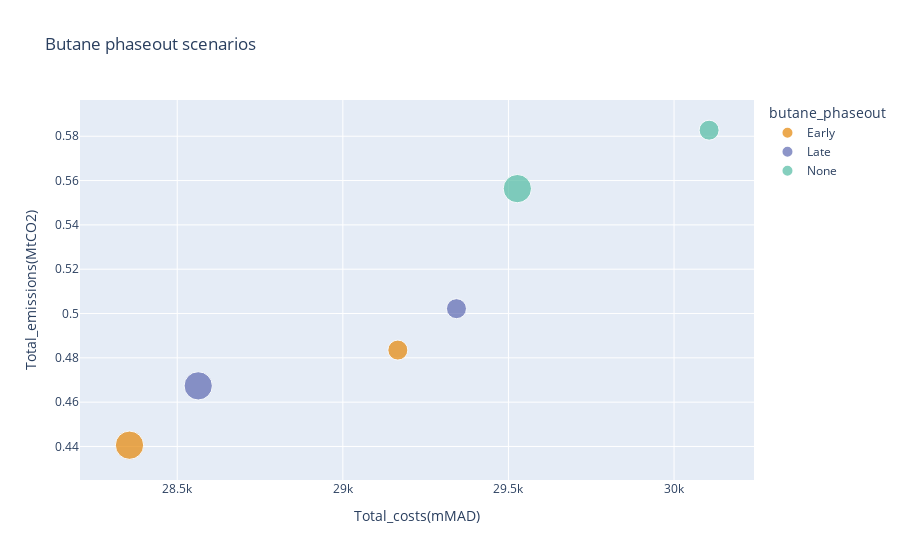

Source (notebook cell):
### Code cell
all_dfs['Total_emissions(MtCO2)'] = all_dfs[['butane_emissions(MtCO2)', 'grid_emissions(MtCO2)']].sum(axis=1)
all_dfs['Total_costs(mMAD)'] = all_dfs[['butane_SUBSIDY(mMAD)', 'grid_cost(mMAD)', 'PV_Capex(mMAD)']].sum(axis=1)

dff = all_dfs.copy().groupby(['butane_phaseout', 'pv_adoption'])[['Total_emissions(MtCO2)', 'Total_costs(mMAD)']].sum().reset_index()
# dff = all_dfs.copy()

pv_adop_dic = {'Low': 0.1, 'High': 0.2}

dff['pv_adoption_number'] = [pv_adop_dic[i] for i in dff['pv_adoption']]

# dff = dff.melt(value_vars=['Total_emissions(MtCO2)', 'Total_costs(mMAD)'], 
#          id_vars=['butane_phaseout', 'pv_adoption'])

fig = px.scatter(dff, x='Total_costs(mMAD)', y='Total_emissions(MtCO2)',
             title='Butane phaseout scenarios', color='butane_phaseout', size='pv_adoption_number',
             color_discrete_sequence=px.colors.qualitative.Vivid)

fig.show()

### Figure 1 — Plotly figure (JSON) as saved in the notebook; plotly's stock layout.template omitted (floating-point values rounded to 4 significant figures)
{"data": [{"hovertemplate": "butane_phaseout=Early<br>Total_costs(mMAD)=%{x}<br>Total_emissions(MtCO2)=%{y}<br>pv_adoption_number=%{marker.size}<extra></extra>", "legendgroup": "Early", "marker": {"color": "rgb(229, 134, 6)", "size": [0.2, 0.1], "sizemode": "area", "sizeref": 0.0005, "symbol": "circle"}, "mode": "markers", "name": "Early", "orientation": "v", "showlegend": true, "type": "scatter", "x": [28360.0, 29170.0], "xaxis": "x", "y": [0.4406, 0.4835], "yaxis": "y"}, {"hovertemplate": "butane_phaseout=Late<br>Total_costs(mMAD)=%{x}<br>Total_emissions(MtCO2)=%{y}<br>pv_adoption_number=%{marker.size}<extra></extra>", "legendgroup": "Late", "marker": {"color": "rgb(93, 105, 177)", "size": [0.2, 0.1], "sizemode": "area", "sizeref": 0.0005, "symbol": "circle"}, "mode": "markers", "name": "Late", "orientation": "v", "showlegend": true, "type": "scatter", "x": [28560.0, 29340.0], "xaxis": "x", "y": [0.4674, 0.5022], "yaxis": "y"}, {"hovertemplate": "butane_phaseout=None<br>Total_costs(mMAD)=%{x}<br>Total_emissions(MtCO2)=%{y}<br>pv_adoption_number=%{marker.size}<extra></extra>", "legendgroup": "None", "marker": {"color": "rgb(82, 188, 163)", "size": [0.2, 0.1], "sizemode": "area", "sizeref": 0.0005, "symbol": "circle"}, "mode": "markers", "name": "None", "orientation": "v", "showlegend": true, "type": "scatter", "x": [29530.0, 30110.0], "xaxis": "x", "y": [0.5564, 0.5827], "yaxis": "y"}], "layout": {"legend": {"itemsizing": "constant", "title": {"text": "butane_phaseout"}, "tracegroupgap": 0}, "title": {"text": "Butane phaseout scenarios"}, "xaxis": {"anchor": "y", "domain": [0, 1], "title": {"text": "Total_costs(mMAD)"}}, "yaxis": {"anchor": "x", "domain": [0, 1], "title": {"text": "Total_emissions(MtCO2)"}}}}
